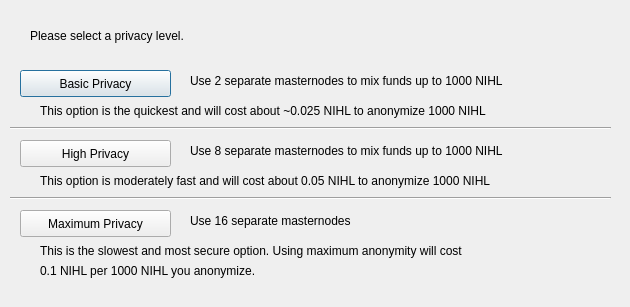
<?xml version="1.0" encoding="UTF-8"?>
<ui version="4.0">
 <class>DarksendConfig</class>
 <widget class="QDialog" name="DarksendConfig">
  <property name="geometry">
   <rect>
    <x>0</x>
    <y>0</y>
    <width>630</width>
    <height>307</height>
   </rect>
  </property>
  <property name="windowTitle">
   <string>Configure PrivateSend</string>
  </property>
  <widget class="QPushButton" name="buttonBasic">
   <property name="geometry">
    <rect>
     <x>20</x>
     <y>70</y>
     <width>151</width>
     <height>27</height>
    </rect>
   </property>
   <property name="text">
    <string>Basic Privacy</string>
   </property>
  </widget>
  <widget class="QPushButton" name="buttonHigh">
   <property name="geometry">
    <rect>
     <x>20</x>
     <y>140</y>
     <width>151</width>
     <height>27</height>
    </rect>
   </property>
   <property name="text">
    <string>High Privacy</string>
   </property>
  </widget>
  <widget class="QPushButton" name="buttonMax">
   <property name="geometry">
    <rect>
     <x>20</x>
     <y>210</y>
     <width>151</width>
     <height>27</height>
    </rect>
   </property>
   <property name="text">
    <string>Maximum Privacy</string>
   </property>
  </widget>
  <widget class="QLabel" name="label">
   <property name="geometry">
    <rect>
     <x>30</x>
     <y>20</y>
     <width>571</width>
     <height>31</height>
    </rect>
   </property>
   <property name="text">
    <string>Please select a privacy level.</string>
   </property>
  </widget>
  <widget class="QLabel" name="label_2">
   <property name="geometry">
    <rect>
     <x>190</x>
     <y>70</y>
     <width>421</width>
     <height>21</height>
    </rect>
   </property>
   <property name="text">
    <string>Use 2 separate masternodes to mix funds up to 1000 NIHL</string>
   </property>
  </widget>
  <widget class="QLabel" name="label_3">
   <property name="geometry">
    <rect>
     <x>190</x>
     <y>140</y>
     <width>411</width>
     <height>21</height>
    </rect>
   </property>
   <property name="text">
    <string>Use 8 separate masternodes to mix funds up to 1000 NIHL</string>
   </property>
  </widget>
  <widget class="QLabel" name="label_4">
   <property name="geometry">
    <rect>
     <x>190</x>
     <y>210</y>
     <width>421</width>
     <height>21</height>
    </rect>
   </property>
   <property name="text">
    <string>Use 16 separate masternodes</string>
   </property>
  </widget>
  <widget class="QLabel" name="label_6">
   <property name="geometry">
    <rect>
     <x>40</x>
     <y>100</y>
     <width>561</width>
     <height>21</height>
    </rect>
   </property>
   <property name="text">
    <string>This option is the quickest and will cost about ~0.025 NIHL to anonymize 1000 NIHL</string>
   </property>
  </widget>
  <widget class="QLabel" name="label_7">
   <property name="geometry">
    <rect>
     <x>40</x>
     <y>170</y>
     <width>561</width>
     <height>21</height>
    </rect>
   </property>
   <property name="text">
    <string>This option is moderately fast and will cost about 0.05 NIHL to anonymize 1000 NIHL</string>
   </property>
  </widget>
  <widget class="QLabel" name="label_8">
   <property name="geometry">
    <rect>
     <x>40</x>
     <y>240</y>
     <width>561</width>
     <height>21</height>
    </rect>
   </property>
   <property name="text">
    <string>This is the slowest and most secure option. Using maximum anonymity will cost</string>
   </property>
  </widget>
  <widget class="QLabel" name="label_9">
   <property name="geometry">
    <rect>
     <x>40</x>
     <y>260</y>
     <width>561</width>
     <height>21</height>
    </rect>
   </property>
   <property name="text">
    <string>0.1 NIHL per 1000 NIHL you anonymize.</string>
   </property>
  </widget>
  <widget class="Line" name="line">
   <property name="geometry">
    <rect>
     <x>10</x>
     <y>120</y>
     <width>601</width>
     <height>16</height>
    </rect>
   </property>
   <property name="orientation">
    <enum>Qt::Horizontal</enum>
   </property>
  </widget>
  <widget class="Line" name="line_2">
   <property name="geometry">
    <rect>
     <x>10</x>
     <y>190</y>
     <width>601</width>
     <height>16</height>
    </rect>
   </property>
   <property name="orientation">
    <enum>Qt::Horizontal</enum>
   </property>
  </widget>
 </widget>
 <resources/>
 <connections/>
</ui>
